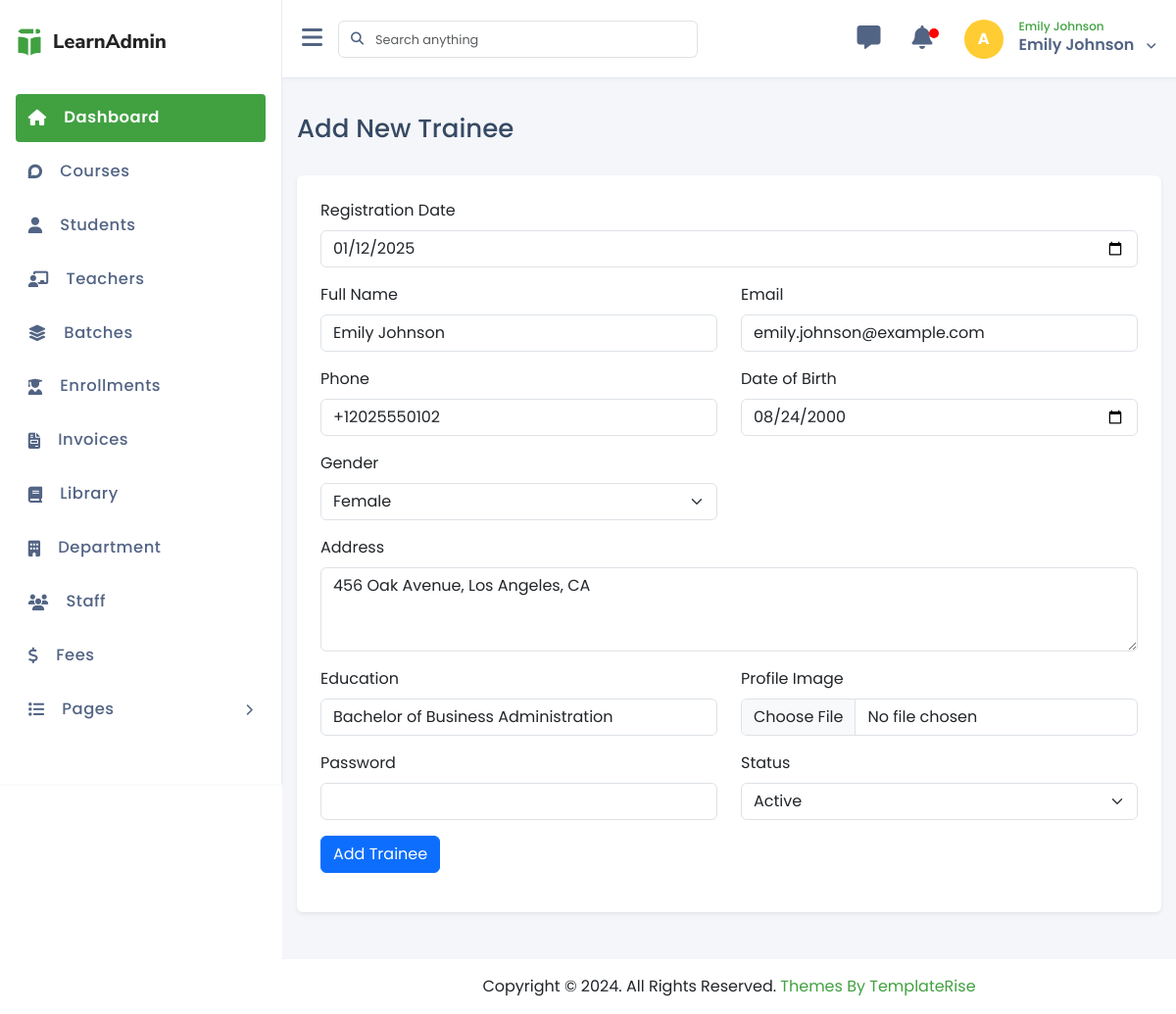
Page /trainees/edit.php?id=2 (signed in) on the committed database.
### tables this page shows
CREATE TABLE `trainees` (
  `id` int(11) NOT NULL,
  `gender` tinyint(4) NOT NULL COMMENT '1 = Male, 2 = Female, 3 = Other',
  `dob` date DEFAULT NULL,
  `address` text DEFAULT NULL,
  `education` varchar(100) DEFAULT NULL,
  `registration_date` date DEFAULT NULL,
  `full_name` varchar(100) NOT NULL,
  `email` varchar(100) NOT NULL,
  `phone` varchar(20) DEFAULT NULL,
  `password` varchar(255) NOT NULL,
  `image` varchar(255) DEFAULT NULL,
  `status` int(11) DEFAULT 1,
  `created_at` timestamp NULL DEFAULT current_timestamp(),
  `updated_at` timestamp NULL DEFAULT NULL,
  `deleted_at` datetime DEFAULT NULL,
  `created_by` int(11) DEFAULT NULL,
  `updated_by` int(11) DEFAULT NULL
);

### component/connection.php (called while the page is built, shortened)
<?php
    $base_url = "http://localhost/technova_training_institute/";
    require_once  ($_SERVER['DOCUMENT_ROOT'] . "/technova_training_institute/crud/crud_class.php");
    $crud = new crud_class();
?>

### crud/crud_class.php (called while the page is built, shortened)
<?php
class crud_class{
    private $host = "localhost";
    private $username = "root";
    private $password = "";
    private $database = "technova_training_institute";
    public $conn;
    public function __construct(){
        $this->conn = new mysqli($this->host, $this->username, $this->password, $this->database);
    }
    public function common_select($table, $columns = "*", $where = [],$where_condition = "AND", $order_by = "",
        $sort_order = "ASC",$limit = "",$offset = ""){
        $result=[
            "status"=>false,
            "data"=>[],
            "message"=>""
        ];
        $sql = "SELECT $columns FROM $table";
        if(!empty($where)){
            $where_clauses = [];
            foreach($where as $column => $value){
                $where_clauses[] = "$table" . "." . "$column = '" . $this->conn->real_escape_string($value) . "'";
            }
            $sql .= " WHERE " . implode(" $where_condition ", $where_clauses);
            $sql .= " AND deleted_at IS NULL";
        }else{
            $sql .= " WHERE deleted_at IS NULL";
        }
        $rs = $this->conn->query($sql);
        if($rs->num_rows > 0){
            $result["status"] = true;
            $result["message"] = "Records found";
            while($row = $rs->fetch_object()){
                $result["data"][] = $row;
            }
            return $result;
        } else {
            $result["message"] = "No records found";
            return $result;
        }
    }
}

### trainees/edit.php (the view, shortened to what this page needs)
<?php require_once "../component/header.php"; ?>
<?php require_once "../component/sidebar.php"; ?>
<?php
  $id = $_GET['id'];
  $trainee = $crud->common_select("trainees", "*", ['id' => $id]);
  $trainee = $trainee['data'][0];
?>
  <div class="main-content">
    <div class="row">
      <div class="col-12">
        <div class="d-flex align-items-lg-center  flex-column flex-md-row flex-lg-row mt-3">
          <div class="flex-grow-1">
            <h3 class="mb-2 text-size-26 text-color-2">Add New Trainee</h3>
          </div>
        </div>
      </div>
    </div>
    <div class="mt-4">
      <div class="card shadow-sm border-0">
        <div class="card-body p-0">
          <form action="<?= $base_url; ?>trainees/update.php" method="POST" enctype="multipart/form-data" class="p-4">
            <div class="row">
              <div class="col-md-12 mb-3">
                <label for="registration_date" class="form-label">Registration Date</label>
                <input type="date" value="<?= $trainee->registration_date ?>" class="form-control" id="registration_date" name="registration_date" required>
              </div>
              <div class="col-md-6 mb-3">
                <label for="full_name" class="form-label">Full Name</label>
                <input type="text" value="<?= $trainee->full_name ?>" class="form-control" id="full_name" name="full_name" required>
              </div>
              <div class="col-md-6 mb-3">
                <label for="email" class="form-label">Email</label>
                <input type="email" value="<?= $trainee->email ?>" class="form-control" id="email" name="email" required>
              </div>
            </div>
            <div class="row">
              <div class="col-md-6 mb-3">
                <label for="phone" class="form-label">Phone</label>
                <input type="text" value="<?= $trainee->phone ?>" class="form-control" id="phone" name="phone" required>
              </div>
              <div class="col-md-6 mb-3">
                <label for="dob" class="form-label">Date of Birth</label>
                <input type="date" value="<?= $trainee->dob ?>" class="form-control" id="dob" name="dob" required>
              </div>
            </div>
            <div class="row">
              <div class="col-md-6 mb-3">
                <label for="gender" class="form-label">Gender</label>
                <select class="form-select" id="gender" name="gender" required>
                  <option value="2" <?= $trainee->gender == '2' ? 'selected' : '' ?>>Female</option>
                </select>
              </div>
            </div>
            <div class="row">
              <div class="col-md-12 mb-3">
                <label for="address" class="form-label">Address</label>
                <textarea class="form-control" id="address" name="address" rows="3" required><?= $trainee->address ?></textarea>
              </div>
            </div>
            <div class="row">
              <div class="col-md-6 mb-3">
                <label for="education" class="form-label">Education</label>
                <input type="text" value="<?= $trainee->education ?>" class="form-control" id="education" name="education" required>
              </div>
              <div class="col-md-6 mb-3">
                <label for="image" class="form-label">Profile Image</label>
                <input type="file" class="form-control" id="image" name="image" accept="image/*">
              </div>
            </div>
            <div class="row">
              <div class="col-md-6 mb-3">
                <label for="password" class="form-label">Password</label>
                <input type="password" class="form-control" id="password" name="password">
              </div>
              <div class="col-md-6 mb-3">
                <label for="status" class="form-label">Status</label>
                <select class="form-select" id="status" name="status" required>
                  <option value="1" <?= $trainee->status == '1' ? 'selected' : '' ?>>Active</option>
                </select>
              </div>
            </div>
            <div class="row">
              <div class="col-md-12 mb-3">
                <button type="submit" class="btn btn-primary">Add Trainee</button>
              </div>
            </div>
          </form>
        </div>
      </div>
    </div>
  </div>
<?php require_once "../component/footer.php" ?>

### assets/css/style.css (style rules this page uses)
:root { --primary: #41A141; --secondary: #EEEEEE; --sidebar-bg: var(--secondary); --main-bg: #ffffff; --chart-gradient-start: #6dd5ed; --chart-gradient-end: #2193b0; --text-primary: var(--primary); --text-secondary: var(--secondary); --primary-gradient: linear-gradient(270.13deg, #00000080 0.09%, #00000080 88.52%); --btn-primary: var(--primary); --btn-secondary: #DEDEDE; --blue-zodiac: #3D405C; --grey: #898989; --lavender-gray: #DDE1EEB2; --bg-white: #ffffff; --grey-94: #EBEEF2; --text-color-1: #526484; --text-color-2: #364A63; --text-color-3: #8094AE; }
body { font-family: Poppins; }
.text-color-2 { color: var(--text-color-2) !important; }
.main-content { min-height: 630px; margin-top: 5rem; padding: 20px 15px 0 15px; }
input::placeholder { color: #B6C6E3; font-size: .8rem; }
.text-size-26 { font-size: 1.625rem; }

### rows in the picture
trainees: registration_date "01/12/2025", full_name "Emily Johnson", email "emily.johnson@example.com", phone "+12025550102", dob "08/24/2000", gender "Female", address "456 Oak Avenue, Los Angeles, CA", education "Bachelor of Business Administration", status "Active"

### other values in the picture
$_SESSION['user_role'] "Emily Johnson"
$_SESSION['user_name'] "Emily Johnson"
